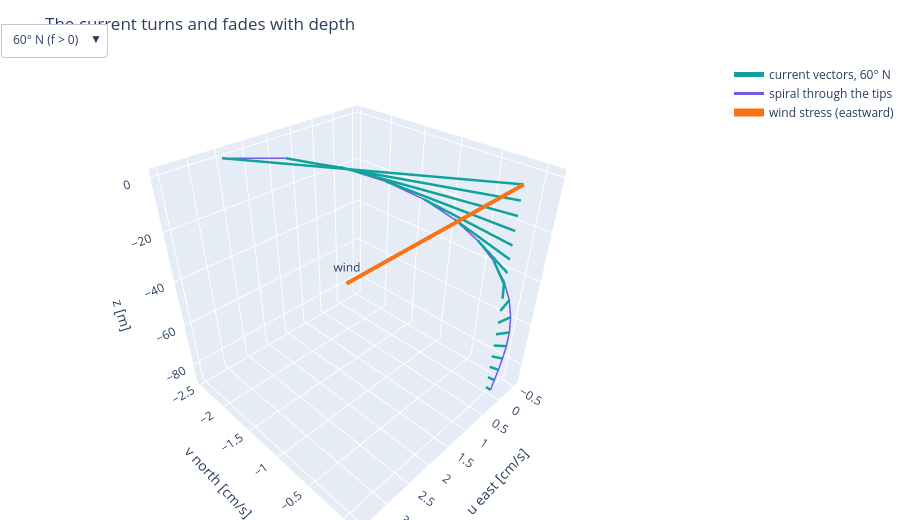

Notebook source saved alongside this figure:
### Markdown cell above
**What you see.** Left: the tip of the current vector at each depth (the hodograph), starting 45° to the right of the eastward wind and winding clockwise into the origin. Right: the two velocity components against depth in units of $\delta$.

**How to read it.** The surface arrow is 45° to the right of the wind (northern hemisphere, $f>0$; mirror for $f<0$); one $\delta$ down it has turned one more radian and shrunk by $e$.

**What would change if…** …$\nu_v$ were four times larger? The spiral would reach twice as deep and the surface current would halve (the slider figure below).

### Code cell
figSp = go.Figure()                                            # the spiral in three dimensions
z16 = np.linspace(0.0, -4*delta, 17)                           # 17 depths from the surface down to 4 delta [m]
for j, (f_, nm) in enumerate(((f60, "60° N"), (-f60, "60° S"))):   # two hemispheres
    uu_, vv_ = GFD.ekman_surface(z16, tau, 0.0, rho_o, nu_o, f_)   # current at the 17 depths [m/s]
    xs, ys, zs = [], [], []                                    # coordinates of the arrows (as line segments)
    for a_, b_, c_ in zip(uu_, vv_, z16):                      # one arrow per depth, from the axis to the tip
        xs += [0.0, a_*100, None]; ys += [0.0, b_*100, None]; zs += [c_, c_, None]   # in cm/s; None breaks the line
    figSp.add_trace(go.Scatter3d(x=xs, y=ys, z=zs, mode="lines", line=dict(color=COLORS["teal"], width=5), name=f"current vectors, {nm}", visible=(j == 0)))   # the arrows
    figSp.add_trace(go.Scatter3d(x=uu_*100, y=vv_*100, z=z16, mode="lines", line=dict(color=COLORS["accent"], width=3), name="spiral through the tips", visible=(j == 0)))   # the curve
figSp.add_trace(go.Scatter3d(x=[0, 3.5], y=[0, 0], z=[0, 0], mode="lines+text", text=["", "wind"], line=dict(color=COLORS["orange"], width=8), name="wind stress (eastward)"))   # the wind
figSp.update_layout(height=520, title="The current turns and fades with depth",
                    updatemenus=[dict(x=0.0, y=1.08, xanchor="left", buttons=[
                        dict(label="60° N (f > 0)", method="update", args=[{"visible": [True, True, False, False, True]}]),
                        dict(label="60° S (f < 0)", method="update", args=[{"visible": [False, False, True, True, True]}])])],
                    scene=dict(xaxis_title="u east [cm/s]", yaxis_title="v north [cm/s]", zaxis_title="z [m]"), margin=dict(l=0, r=0, t=60, b=0))   # axes and the hemisphere dropdown
figSp.show()   # display the interactive figure (the slider works on the web page too)

### Figure 1 — Plotly figure (JSON) as saved in the notebook; plotly's stock layout.template omitted (floating-point values rounded to 4 significant figures)
{"data": [{"line": {"color": "#0fa39c", "width": 5}, "mode": "lines", "name": "current vectors, 60° N", "type": "scatter3d", "visible": true, "x": [0.0, 2.476, null, 0.0, 1.391, null, 0.0, 0.5979, null, 0.0, 0.05854, null, 0.0, -0.2743, null, 0.0, -0.4495, null, 0.0, -0.512, null, 0.0, -0.5001, null, 0.0, -0.4441, null, 0.0, -0.367, null, 0.0, -0.2845, null, 0.0, -0.2067, null, 0.0, -0.1394, null, 0.0, -0.08505, null, 0.0, -0.04379, null, 0.0, -0.0145, null, 0.0, 0.004678, null], "y": [0.0, -2.476, null, 0.0, -2.345, null, 0.0, -2.038, null, 0.0, -1.653, null, 0.0, -1.259, null, 0.0, -0.8969, null, 0.0, -0.5902, null, 0.0, -0.3467, null, 0.0, -0.1652, null, 0.0, -0.03912, null, 0.0, 0.04119, null, 0.0, 0.08589, null, 0.0, 0.1046, null, 0.0, 0.1058, null, 0.0, 0.09624, null, 0.0, 0.08106, null, 0.0, 0.06396, null], "z": [0.0, 0.0, null, -5.449, -5.449, null, -10.9, -10.9, null, -16.35, -16.35, null, -21.8, -21.8, null, -27.24, -27.24, null, -32.69, -32.69, null, -38.14, -38.14, null, -43.59, -43.59, null, -49.04, -49.04, null, -54.49, -54.49, null, -59.94, -59.94, null, -65.39, -65.39, null, -70.84, -70.84, null, -76.28, -76.28, null, -81.73, -81.73, null, -87.18, -87.18, null]}, {"line": {"color": "#6c5ce7", "width": 3}, "mode": "lines", "name": "spiral through the tips", "type": "scatter3d", "visible": true, "x": [2.476, 1.391, 0.5979, 0.05854, -0.2743, -0.4495, -0.512, -0.5001, -0.4441, -0.367, -0.2845, -0.2067, -0.1394, -0.08505, -0.04379, -0.0145, 0.004678], "y": [-2.476, -2.345, -2.038, -1.653, -1.259, -0.8969, -0.5902, -0.3467, -0.1652, -0.03912, 0.04119, 0.08589, 0.1046, 0.1058, 0.09624, 0.08106, 0.06396], "z": [0.0, -5.449, -10.9, -16.35, -21.8, -27.24, -32.69, -38.14, -43.59, -49.04, -54.49, -59.94, -65.39, -70.84, -76.28, -81.73, -87.18]}, {"line": {"color": "#0fa39c", "width": 5}, "mode": "lines", "name": "current vectors, 60° S", "type": "scatter3d", "visible": false, "x": [0.0, 2.476, null, 0.0, 1.391, null, 0.0, 0.5979, null, 0.0, 0.05854, null, 0.0, -0.2743, null, 0.0, -0.4495, null, 0.0, -0.512, null, 0.0, -0.5001, null, 0.0, -0.4441, null, 0.0, -0.367, null, 0.0, -0.2845, null, 0.0, -0.2067, null, 0.0, -0.1394, null, 0.0, -0.08505, null, 0.0, -0.04379, null, 0.0, -0.0145, null, 0.0, 0.004678, null], "y": [0.0, 2.476, null, 0.0, 2.345, null, 0.0, 2.038, null, 0.0, 1.653, null, 0.0, 1.259, null, 0.0, 0.8969, null, 0.0, 0.5902, null, 0.0, 0.3467, null, 0.0, 0.1652, null, 0.0, 0.03912, null, 0.0, -0.04119, null, 0.0, -0.08589, null, 0.0, -0.1046, null, 0.0, -0.1058, null, 0.0, -0.09624, null, 0.0, -0.08106, null, 0.0, -0.06396, null], "z": [0.0, 0.0, null, -5.449, -5.449, null, -10.9, -10.9, null, -16.35, -16.35, null, -21.8, -21.8, null, -27.24, -27.24, null, -32.69, -32.69, null, -38.14, -38.14, null, -43.59, -43.59, null, -49.04, -49.04, null, -54.49, -54.49, null, -59.94, -59.94, null, -65.39, -65.39, null, -70.84, -70.84, null, -76.28, -76.28, null, -81.73, -81.73, null, -87.18, -87.18, null]}, {"line": {"color": "#6c5ce7", "width": 3}, "mode": "lines", "name": "spiral through the tips", "type": "scatter3d", "visible": false, "x": [2.476, 1.391, 0.5979, 0.05854, -0.2743, -0.4495, -0.512, -0.5001, -0.4441, -0.367, -0.2845, -0.2067, -0.1394, -0.08505, -0.04379, -0.0145, 0.004678], "y": [2.476, 2.345, 2.038, 1.653, 1.259, 0.8969, 0.5902, 0.3467, 0.1652, 0.03912, -0.04119, -0.08589, -0.1046, -0.1058, -0.09624, -0.08106, -0.06396], "z": [0.0, -5.449, -10.9, -16.35, -21.8, -27.24, -32.69, -38.14, -43.59, -49.04, -54.49, -59.94, -65.39, -70.84, -76.28, -81.73, -87.18]}, {"line": {"color": "#f97316", "width": 8}, "mode": "lines+text", "name": "wind stress (eastward)", "text": ["", "wind"], "type": "scatter3d", "x": [0, 3.5], "y": [0, 0], "z": [0, 0]}], "layout": {"height": 520, "margin": {"b": 0, "l": 0, "r": 0, "t": 60}, "scene": {"xaxis": {"title": {"text": "u east [cm/s]"}}, "yaxis": {"title": {"text": "v north [cm/s]"}}, "zaxis": {"title": {"text": "z [m]"}}}, "title": {"text": "The current turns and fades with depth"}, "updatemenus": [{"buttons": [{"args": [{"visible": [true, true, false, false, true]}], "label": "60° N (f > 0)", "method": "update"}, {"args": [{"visible": [false, false, true, true, true]}], "label": "60° S (f < 0)", "method": "update"}], "x": 0.0, "xanchor": "left", "y": 1.08}]}}
